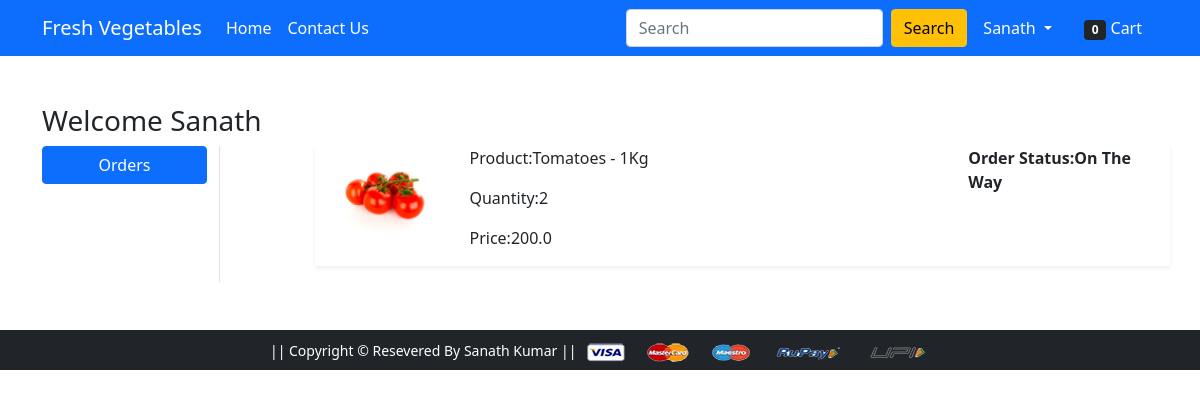
/orders/ (signed in), run on the app's committed database.
### app1/models.py (models this page shows, shortened)
class OrderPlaced(models.Model):
    user = models.ForeignKey(User, on_delete=models.CASCADE)
    customer = models.ForeignKey(Customer, on_delete=models.CASCADE)
    product = models.ForeignKey(Product, on_delete=models.CASCADE)
    quantity = models.PositiveIntegerField(default=1)
    ordered_date = models.DateTimeField(auto_now_add=True)
    status = models.CharField(max_length=50, choices=STATUS_CHOICES, default='pending')
    @property
    def total_cost(self):
        return self.quantity*self.product.discounted_price

class Product(models.Model):
    title = models.CharField(max_length=100)
    selling_price = models.FloatField()
    discounted_price = models.FloatField()
    description = models.TextField()
    product_image = models.ImageField(upload_to='productimg')

### app1/views.py (the view)
# urls.py: path('orders/', views.orders, name='orders'),
@login_required
def orders(request):
 totalitem=0
 op=OrderPlaced.objects.filter(user=request.user)
 totalitem = len(Cart.objects.filter(user=request.user))
 return render(request, 'orders.html', {'order_placed':op, 'totalitem':totalitem})

### app1/templates/orders.html (shortened to what this page needs)
{% extends 'base.html' %}
{% load static %}
{% block main-content %}
<div class="container my-5">
 <div class="row">
 <h3>Welcome <span class="text-capitalize">{{request.user}}</span></h3>
  <div class="col-sm-2 border-end">
   <ul class="list-unstyled">
    <li class="d-grid"><a href="{% url 'orders' %}" class="btn btn-primary">Orders</a></li>
   </ul>
  </div>
  <div class="col-sm-9 offset-sm-1">
    {%for op in order_placed%}
   <div class="row shadow-sm mb-3">
    <div class="col-sm-2">
     <img src="{{op.product.product_image.url}}" alt="" srcset=" " class="img-fluid" height="150" width="150">
    </div>
    <div class="col-sm-7">
        <p>Product:{{op.product.title}}</p>
        <p>Quantity:{{op.quantity}}</p>
        <p>Price:{{op.total_cost}}</p>
    </div>
    <div class="col-sm-3 fw-bold">
        <p>Order Status:{{op.status}}</p>
    </div>
   </div>
   {%endfor%}
  </div>
 </div>
</div>
{% endblock main-content %}

### app1/templates/base.html (shortened to what this page needs)
<!doctype html>
{% load static %}
<html lang="en">
  <head>
    <link href="https://cdn.jsdelivr.net/npm/bootstrap@5.0.0-beta1/dist/css/bootstrap.min.css" rel="stylesheet">
    <link rel="stylesheet" href="{% static 'css/owl.carousel.min.css' %}">
    <link rel="stylesheet" href="{% static 'css/all.min.css' %}">
    <link rel="stylesheet" href="{% static 'css/style.css'%}">
  </head>
  <body>
    <nav class="navbar navbar-expand-lg navbar-dark bg-primary">
     <div class="container">
       <a class="navbar-brand" href=" ">Fresh Vegetables</a>
       <div class="collapse navbar-collapse" id="navbarSupportedContent">
         <ul class="navbar-nav me-auto mb-2 mb-lg-0">
           <li class="nav-item">
             <a class="nav-link active" aria-current="page" href="/">Home</a>
           </li>
           <li class="nav-item" >
            <a class="nav-link active" aria-current="page" href="{% url 'contact' %}">Contact Us</a>
           </li>
         </ul>
         <form class="d-flex">
           <input class="form-control me-2" type="search" placeholder="Search" aria-label="Search">
           <button class="btn btn-warning" type="submit">Search</button>
         </form>
         <div>
          <ul class="navbar-nav me-auto mb-2 mb-lg-0">
            {% if request.user.is_authenticated %}
           <li class="nav-item dropdown mx-2">
              <a class="nav-link dropdown-toggle text-white" href="#" id="profileDropdown" role="button" data-bs-toggle="dropdown" aria-expanded="false">
                {{request.user.username|capfirst}}
              </a>
            </li>
            <li class="nav-item mx-2">
             <a href="{% url 'showcart' %}" class="nav-link text-white"><span class="badge bg-dark">{{totalitem}}</span>  Cart</a>
            </li>
            {% endif %}
          </ul>
         </div>
       </div>
     </div>
    </nav>
    {% block main-content %} {% endblock main-content %}
    <footer class="container-fluid bg-dark text-center p-2 mt-5">
        <small class="text-white">|| Copyright &copy; Resevered By Sanath Kumar || </small>
        <img src="{% static 'payment.png' %}"alt="" srcset="" class="img-fluid" height="2px">
    </footer>
  </body>
</html>

### data on the page
OrderPlaced: product.product_image (picture), product "Tomatoes - 1Kg", quantity "2", total_cost "200.0", status "On The Way"

### other printed values
{{ request.user.username|capfirst }} "Sanath"
{{ totalitem }} "0"
{{ request.user }} "Sanath"
